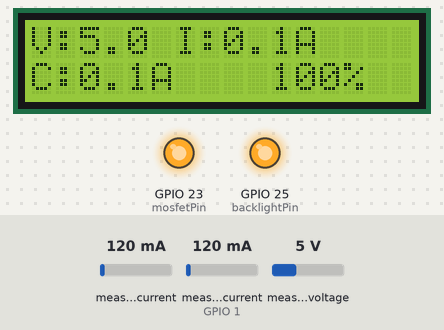
Bench run of a sketch on a simulated ESP32. On the bench: 16×2 character LCD, output pins drawn as LEDs (lit = HIGH). The inputs (shaded band) are chosen by the test bench; at power-on: measured voltage 5 V, measured current (sensor on GPIO 1) 120 mA, measured current 120 mA. What the sketch prints to the serial monitor is not drawn.

Above: at 3.2 s.
3.3 s: measured voltage set to 3.8 V
At 4.5 s:
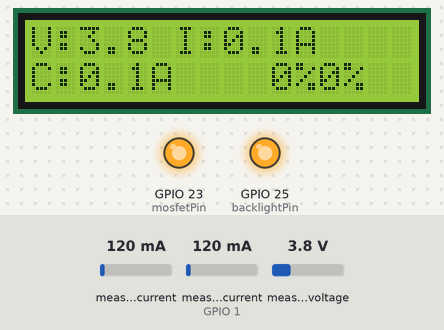
5.6 s: measured voltage set to 3.5 V
At 7.4 s:
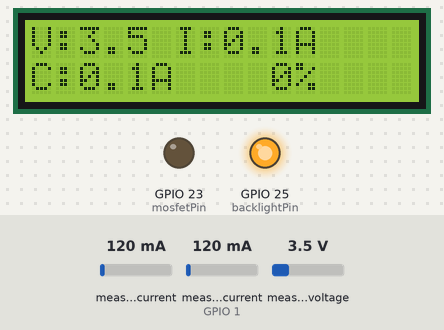
7.7 s: measured voltage set to 4 V
At 9.2 s:
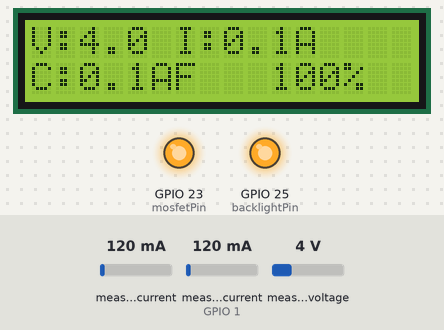
9.8 s: measured voltage set to 3.8 V
At 11.5 s:
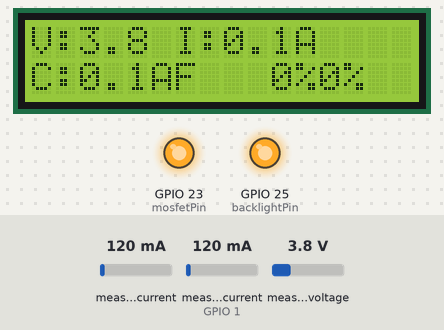
11.8 s: measured current (sensor on GPIO 1) set to 40 mA
At 13.6 s:
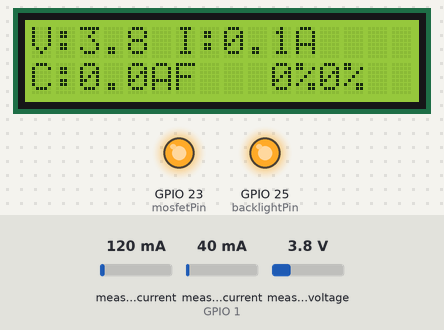
13.9 s: measured current (sensor on GPIO 1) set to 500 mA
At 40.3 s:
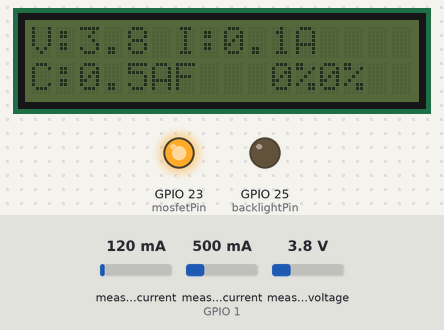
Timing chart, 0 to 40.6 s (numbered marks = the images above; inputs shaded):
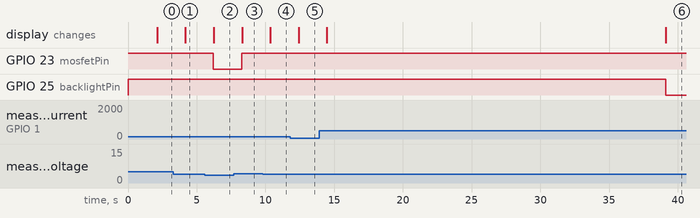

Measured:
- the behaviour switches between 3.7 and 3.6 V on measured voltage (found by bisection; images 1 and 2)
- the behaviour switches between 3.7 and 3.8 V on measured voltage (found by bisection; images 2 and 3)
- after the input at 3.3 s, the display: changes after 0.87 s (image 1)
- after the input at 5.6 s, GPIO 23 (mosfetPin): HIGH → LOW after 0.60 s; the display: changes after 0.64 s (image 2)
- after the input at 7.7 s, GPIO 23 (mosfetPin): LOW → HIGH after 0.57 s; the display: changes after 0.61 s (image 3)
- after the input at 9.8 s, the display: changes after 0.56 s (image 4)
- after the input at 11.8 s, the display: changes after 0.62 s (image 5)
- after the input at 13.9 s, the display: first changes after 0.57 s (image 6 shows a later state)

The sketch:

esp_code_version_1.ino
```cpp
#include <Wire.h>
#include <Adafruit_INA219.h>
#include <LiquidCrystal_I2C.h>

// Initialize INA219s and LCD
Adafruit_INA219 ina219_battery(0x40); // Battery/load
Adafruit_INA219 ina219_charger(0x41); // Charger
LiquidCrystal_I2C lcd(0x27, 16, 2); // Adjust to 0x3F if needed

// Pins
const int mosfetPin = 23; // FQP27P06 gate
const int backlightPin = 25; // LCD backlight (via 2N3904)

// SoC thresholds for 3.7V Li-ion
const float socLow = 3.65;  // 40% SoC
const float socHigh = 3.8;  // 70% SoC
bool switchState = false;

// Backlight control
const unsigned long backlightTimeout = 30000;
unsigned long lastInteraction = 0;
bool backlightOn = true;

void setup() {
  Serial.begin(115200);
  Wire.begin(21, 22); // I²C pins (SDA, SCL)

  // Initialize MOSFET and backlight pins
  pinMode(mosfetPin, OUTPUT);
  digitalWrite(mosfetPin, HIGH); // P-MOSFET OFF
  pinMode(backlightPin, OUTPUT);
  digitalWrite(backlightPin, HIGH); // Backlight ON

  // Initialize INA219s
  if (!ina219_battery.begin()) {
    Serial.println("Failed INA219 #1 (0x40)");
    while (1);
  }
  if (!ina219_charger.begin()) {
    Serial.println("Failed INA219 #2 (0x41)");
    while (1);
  }

  // Initialize LCD
  lcd.init();
  lcd.backlight();
  lcd.setCursor(0, 0);
  lcd.print("Battery Monitor");
  delay(2000);
  lcd.clear();
  lastInteraction = millis();
}

void loop() {
  // Read battery/load (INA219 #1)
  float battery_voltage = ina219_battery.getBusVoltage_V();
  float load_current_mA = ina219_battery.getCurrent_mA();

  // Read charger (INA219 #2)
  float charger_current_mA = ina219_charger.getCurrent_mA();

  // Estimate SoC
  float soc = map(battery_voltage, 3.0, 4.2, 0, 100);
  soc = constrain(soc, 0, 100);

  // Control charger
  if (battery_voltage <= socLow && !switchState) {
    digitalWrite(mosfetPin, LOW); // Charger ON
    switchState = true;
    Serial.println("Battery <= 40%, Charger ON");
    lcd.setCursor(0, 1);
    lcd.print("Chg:ON          ");
    digitalWrite(backlightPin, HIGH);
    backlightOn = true;
    lastInteraction = millis();
  } else if (battery_voltage >= socHigh && switchState) {
    digitalWrite(mosfetPin, HIGH); // Charger OFF
    switchState = false;
    Serial.println("Battery >= 70%, Charger OFF");
    lcd.setCursor(0, 1);
    lcd.print("Chg:OFF         ");
    digitalWrite(backlightPin, HIGH);
    backlightOn = true;
    lastInteraction = millis();
  }

  // Display on LCD
  lcd.setCursor(0, 0);
  lcd.print("V:");
  lcd.print(battery_voltage, 1);
  lcd.print(" I:");
  lcd.print(load_current_mA / 1000, 1);
  lcd.print("A");
  lcd.setCursor(0, 1);
  lcd.print("C:");
  lcd.print(charger_current_mA / 1000, 1);
  lcd.print("A");
  lcd.setCursor(10, 1);
  lcd.print(soc, 0);
  lcd.print("%");

  // Backlight control
  if (millis() - lastInteraction > backlightTimeout && backlightOn) {
    digitalWrite(backlightPin, LOW);
    lcd.noBacklight();
    backlightOn = false;
  }

  // Serial output
  Serial.print("Battery Voltage: ");
  Serial.print(battery_voltage, 2);
  Serial.print(" V, Load Current: ");
  Serial.print(load_current_mA / 1000, 2);
  Serial.print(" A, Charger Current: ");
  Serial.print(charger_current_mA / 1000, 2);
  Serial.print(" A, SoC: ");
  Serial.print(soc, 0);
  Serial.println("%");

  delay(1000);
}
```
